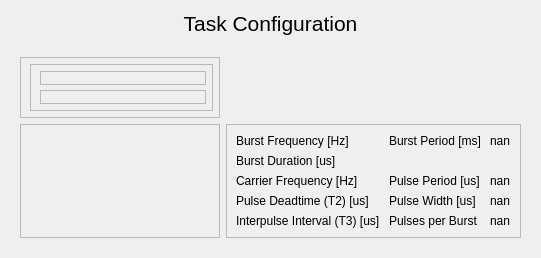
     <widget class="QWidget" name="page_03">
      <layout class="QVBoxLayout" name="page_3_layout">
       <item>
        <widget class="QLabel" name="title_label_3">
         <property name="maximumSize">
          <size>
           <width>16777215</width>
           <height>70</height>
          </size>
         </property>
         <property name="styleSheet">
          <string notr="true">font-size:16pt</string>
         </property>
         <property name="text">
          <string>Task Configuration</string>
         </property>
         <property name="alignment">
          <set>Qt::AlignmentFlag::AlignCenter</set>
         </property>
        </widget>
       </item>
       <item>
        <widget class="QWidget" name="task_selection_widget" native="true">
         <property name="maximumSize">
          <size>
           <width>16777215</width>
           <height>40</height>
          </size>
         </property>
         <layout class="QHBoxLayout" name="task_selection_layout">
          <property name="spacing">
           <number>0</number>
          </property>
          <property name="leftMargin">
           <number>0</number>
          </property>
          <property name="topMargin">
           <number>0</number>
          </property>
          <property name="rightMargin">
           <number>0</number>
          </property>
          <property name="bottomMargin">
           <number>0</number>
          </property>
         </layout>
        </widget>
       </item>
       <item>
        <widget class="QWidget" name="task_frame_widget" native="true">
         <property name="maximumSize">
          <size>
           <width>16777215</width>
           <height>16777215</height>
          </size>
         </property>
         <layout class="QGridLayout" name="task_frame_layout">
          <property name="leftMargin">
           <number>9</number>
          </property>
          <property name="topMargin">
           <number>9</number>
          </property>
          <property name="rightMargin">
           <number>9</number>
          </property>
          <property name="bottomMargin">
           <number>9</number>
          </property>
          <item row="1" column="0">
           <widget class="QFrame" name="back_image_frame">
            <property name="maximumSize">
             <size>
              <width>250</width>
              <height>200</height>
             </size>
            </property>
            <property name="frameShape">
             <enum>QFrame::Shape::StyledPanel</enum>
            </property>
            <property name="frameShadow">
             <enum>QFrame::Shadow::Raised</enum>
            </property>
            <layout class="QVBoxLayout" name="back_image_layout">
             <property name="spacing">
              <number>9</number>
             </property>
            </layout>
           </widget>
          </item>
          <item row="0" column="0">
           <widget class="QFrame" name="task_option_frame">
            <property name="enabled">
             <bool>true</bool>
            </property>
            <property name="sizePolicy">
             <sizepolicy hsizetype="Preferred" vsizetype="Preferred">
              <horstretch>0</horstretch>
              <verstretch>0</verstretch>
             </sizepolicy>
            </property>
            <property name="minimumSize">
             <size>
              <width>200</width>
              <height>0</height>
             </size>
            </property>
            <property name="styleSheet">
             <string notr="true"/>
            </property>
            <property name="frameShape">
             <enum>QFrame::Shape::StyledPanel</enum>
            </property>
            <property name="frameShadow">
             <enum>QFrame::Shadow::Raised</enum>
            </property>
            <layout class="QVBoxLayout" name="task_option_layout">
             <property name="spacing">
              <number>5</number>
             </property>
             <property name="leftMargin">
              <number>9</number>
             </property>
             <property name="topMargin">
              <number>6</number>
             </property>
             <property name="rightMargin">
              <number>6</number>
             </property>
             <property name="bottomMargin">
              <number>6</number>
             </property>
             <item>
              <widget class="QFrame" name="gait_detection_frame">
               <property name="enabled">
                <bool>true</bool>
               </property>
               <property name="sizePolicy">
                <sizepolicy hsizetype="Preferred" vsizetype="Preferred">
                 <horstretch>0</horstretch>
                 <verstretch>0</verstretch>
                </sizepolicy>
               </property>
               <property name="styleSheet">
                <string notr="true"/>
               </property>
               <property name="frameShape">
                <enum>QFrame::Shape::StyledPanel</enum>
               </property>
               <property name="frameShadow">
                <enum>QFrame::Shadow::Raised</enum>
               </property>
               <layout class="QVBoxLayout" name="gait_detection_layout">
                <property name="spacing">
                 <number>5</number>
                </property>
                <property name="leftMargin">
                 <number>9</number>
                </property>
                <property name="topMargin">
                 <number>6</number>
                </property>
                <property name="rightMargin">
                 <number>6</number>
                </property>
                <property name="bottomMargin">
                 <number>6</number>
                </property>
                <item>
                 <widget class="QFrame" name="imu_frame">
                  <property name="sizePolicy">
                   <sizepolicy hsizetype="Preferred" vsizetype="Maximum">
                    <horstretch>0</horstretch>
                    <verstretch>0</verstretch>
                   </sizepolicy>
                  </property>
                  <property name="maximumSize">
                   <size>
                    <width>16777215</width>
                    <height>16777215</height>
                   </size>
                  </property>
                  <property name="frameShape">
                   <enum>QFrame::Shape::StyledPanel</enum>
                  </property>
                  <property name="frameShadow">
                   <enum>QFrame::Shadow::Raised</enum>
                  </property>
                  <layout class="QVBoxLayout" name="imu_layout">
                   <property name="spacing">
                    <number>5</number>
                   </property>
                   <property name="leftMargin">
                    <number>9</number>
                   </property>
                   <property name="topMargin">
                    <number>6</number>
                   </property>
                   <property name="rightMargin">
                    <number>6</number>
                   </property>
                   <property name="bottomMargin">
                    <number>6</number>
                   </property>
                   <item>
                    <widget class="QWidget" name="nb_imu_widget" native="true">
                     <property name="sizePolicy">
                      <sizepolicy hsizetype="Preferred" vsizetype="Maximum">
                       <horstretch>0</horstretch>
                       <verstretch>0</verstretch>
                      </sizepolicy>
                     </property>
                     <layout class="QHBoxLayout" name="nb_imu_layout">
                      <property name="spacing">
                       <number>0</number>
                      </property>
                      <property name="leftMargin">
                       <number>0</number>
                      </property>
                      <property name="topMargin">
                       <number>0</number>
                      </property>
                      <property name="rightMargin">
                       <number>0</number>
                      </property>
                      <property name="bottomMargin">
                       <number>0</number>
                      </property>
                     </layout>
                    </widget>
                   </item>
                  </layout>
                 </widget>
                </item>
                <item>
                 <widget class="QFrame" name="phase_detection_frame">
                  <property name="sizePolicy">
                   <sizepolicy hsizetype="Preferred" vsizetype="Maximum">
                    <horstretch>0</horstretch>
                    <verstretch>0</verstretch>
                   </sizepolicy>
                  </property>
                  <property name="frameShape">
                   <enum>QFrame::Shape::StyledPanel</enum>
                  </property>
                  <layout class="QVBoxLayout" name="phase_detection_layout">
                   <property name="spacing">
                    <number>5</number>
                   </property>
                   <property name="leftMargin">
                    <number>9</number>
                   </property>
                   <property name="topMargin">
                    <number>6</number>
                   </property>
                   <property name="rightMargin">
                    <number>6</number>
                   </property>
                   <property name="bottomMargin">
                    <number>6</number>
                   </property>
                  </layout>
                 </widget>
                </item>
               </layout>
              </widget>
             </item>
            </layout>
           </widget>
          </item>
          <item row="0" column="1">
           <widget class="QWidget" name="para_image_widget" native="true">
            <property name="maximumSize">
             <size>
              <width>1000</width>
              <height>16777215</height>
             </size>
            </property>
            <layout class="QVBoxLayout" name="para_image_layout">
             <property name="spacing">
              <number>0</number>
             </property>
             <property name="leftMargin">
              <number>0</number>
             </property>
             <property name="topMargin">
              <number>0</number>
             </property>
             <property name="rightMargin">
              <number>0</number>
             </property>
             <property name="bottomMargin">
              <number>0</number>
             </property>
            </layout>
           </widget>
          </item>
          <item row="1" column="1">
           <widget class="QFrame" name="stim_para_frame">
            <property name="maximumSize">
             <size>
              <width>16777215</width>
              <height>200</height>
             </size>
            </property>
            <property name="frameShape">
             <enum>QFrame::Shape::StyledPanel</enum>
            </property>
            <property name="frameShadow">
             <enum>QFrame::Shadow::Raised</enum>
            </property>
            <layout class="QGridLayout" name="stim_para_layout">
             <property name="horizontalSpacing">
              <number>9</number>
             </property>
             <property name="verticalSpacing">
              <number>6</number>
             </property>
             <item row="1" column="0">
              <widget class="QLabel" name="burst_duration_label">
               <property name="text">
                <string>Burst Duration [us]</string>
               </property>
              </widget>
             </item>
             <item row="0" column="3">
              <widget class="QLabel" name="burst_period_value_label">
               <property name="text">
                <string>nan</string>
               </property>
              </widget>
             </item>
             <item row="0" column="0">
              <widget class="QLabel" name="burst_frequency_label">
               <property name="text">
                <string>Burst Frequency [Hz]</string>
               </property>
              </widget>
             </item>
             <item row="3" column="3">
              <widget class="QLabel" name="pulse_width_value_label">
               <property name="text">
                <string>nan</string>
               </property>
              </widget>
             </item>
             <item row="2" column="3">
              <widget class="QLabel" name="pulse_period_value_label">
               <property name="text">
                <string>nan</string>
               </property>
              </widget>
             </item>
             <item row="4" column="3">
              <widget class="QLabel" name="nb_pulses_value_label">
               <property name="text">
                <string>nan</string>
               </property>
              </widget>
             </item>
             <item row="0" column="2">
              <widget class="QLabel" name="burst_period_label">
               <property name="text">
                <string>Burst Period [ms]</string>
               </property>
              </widget>
             </item>
             <item row="2" column="0">
              <widget class="QLabel" name="carrier_frequency_label">
               <property name="text">
                <string>Carrier Frequency [Hz]</string>
               </property>
              </widget>
             </item>
             <item row="3" column="0">
              <widget class="QLabel" name="pulse_deadtime_label">
               <property name="text">
                <string>Pulse Deadtime (T2) [us]</string>
               </property>
              </widget>
             </item>
             <item row="4" column="0">
              <widget class="QLabel" name="interpulse_interval_label">
               <property name="text">
                <string>Interpulse Interval (T3) [us]</string>
               </property>
              </widget>
             </item>
             <item row="2" column="2">
              <widget class="QLabel" name="pulse_period_label">
               <property name="text">
                <string>Pulse Period [us]</string>
               </property>
              </widget>
             </item>
             <item row="3" column="2">
              <widget class="QLabel" name="pulse_width_label">
               <property name="text">
                <string>Pulse Width [us]</string>
               </property>
              </widget>
             </item>
             <item row="4" column="2">
              <widget class="QLabel" name="nb_pulses_label">
               <property name="text">
                <string>Pulses per Burst</string>
               </property>
              </widget>
             </item>
            </layout>
           </widget>
          </item>
         </layout>
        </widget>
       </item>
      </layout>
     </widget>
